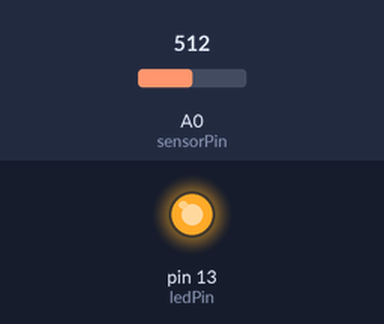
The sketch below on a simulated Arduino Uno, built with avr-gcc and run on an emulated ATmega328P. On the bench: output pins drawn as LEDs (lit = HIGH). Inputs (shaded band) come from the test bench; at power-on: A0 (sensorPin) = 512.

Above: at 1.2 s.
1.3 s: A0 (sensorPin) set to 54
2.8 s: A0 (sensorPin) set to 47
At 3.3 s:
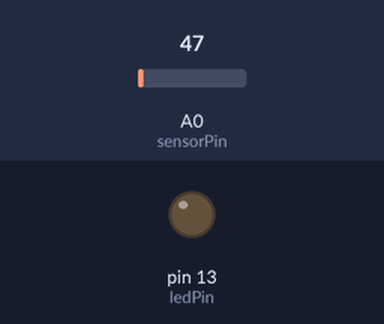
4.3 s: A0 (sensorPin) set to 122
At 5.5 s:
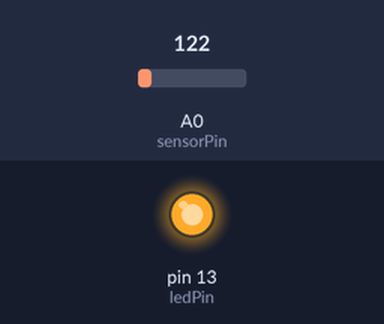
5.8 s: A0 (sensorPin) set to 0
At 6.7 s:
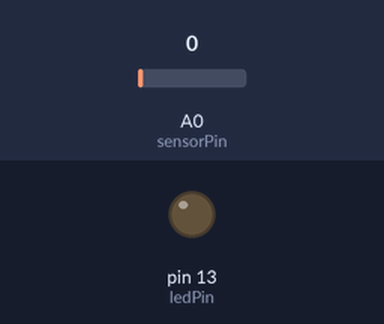
Timing chart, 0 to 8.3 s (numbered marks = the images above; inputs shaded):
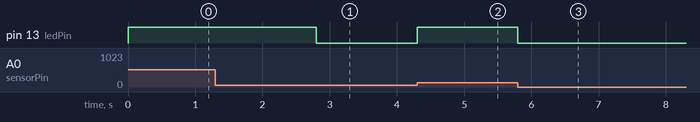

Measured:
- the behaviour switches between 50 and 49 on A0 (sensorPin) (found by bisection; images 0 and 1)
- after the input at 1.3 s, every drawn part: stays the same
- after the input at 2.8 s, pin 13 (ledPin): HIGH → LOW at once
- after the input at 4.3 s, pin 13 (ledPin): LOW → HIGH at once
- after the input at 5.8 s, pin 13 (ledPin): HIGH → LOW at once

The sketch:

microphone.ino
```cpp
int sensorPin = A0; // select the input pin for the potentiometer
int ledPin = 13; // select the pin for the LED
int sensorValue = 0; // variable to store the value coming from the sensor
int brightness =0;
void setup ()
{
  pinMode (ledPin, OUTPUT);
  Serial.begin (9600);
}

void loop ()
{
  sensorValue = analogRead (sensorPin);
  brightness = map(sensorValue, 38,60, 0, 255);
  brightness = constrain(brightness, 0, 255);
  analogWrite(ledPin, brightness);

  //Serial.println (sensorValue, DEC);
  //Serial.print("\nbrightness is ");
  //Serial.println (brightness, DEC);
}
```
